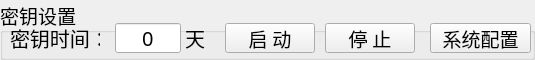
  <widget class="QGroupBox" name="gBox_otherSet_2">
   <property name="geometry">
    <rect>
     <x>260</x>
     <y>215</y>
     <width>535</width>
     <height>60</height>
    </rect>
   </property>
   <property name="font">
    <font>
     <family>文泉驿等宽微米黑</family>
     <pointsize>14</pointsize>
     <weight>50</weight>
     <italic>false</italic>
     <bold>false</bold>
    </font>
   </property>
   <property name="styleSheet">
    <string notr="true">QCheckBox#checkBox_printError{
color: rgb(0, 0, 0);
border:1px solid;
border-radius:10px;
background-color: rgb(240, 237, 39);
}
QCheckBox#checkBox_printAlarm{
color: rgb(0, 0, 0);
border:1px solid;
border-radius:10px;
background-color: rgb(217, 70, 38);
}
/*RadioButton和checkbox字体和间距设置*/
QCheckBox{
    spacing: 10px;
}

QCheckBox::indicator{
width:12px;
height:12px;
margin-left:5px;
image: url(:/Image/uncheck.png);
}

QCheckBox::indicator::unchecked {
image: url(:/Image/uncheck.png);
}
QCheckBox::indicator::checked {
image: url(:/Image/checked.png);
}</string>
   </property>
   <property name="title">
    <string>密钥设置</string>
   </property>
   <widget class="QPushButton" name="pBtn_keyStart">
    <property name="geometry">
     <rect>
      <x>225</x>
      <y>23</y>
      <width>90</width>
      <height>30</height>
     </rect>
    </property>
    <property name="font">
     <font>
      <family>文泉驿等宽微米黑</family>
      <pointsize>14</pointsize>
      <weight>50</weight>
      <italic>false</italic>
      <bold>false</bold>
     </font>
    </property>
    <property name="focusPolicy">
     <enum>Qt::NoFocus</enum>
    </property>
    <property name="styleSheet">
     <string notr="true"/>
    </property>
    <property name="text">
     <string>启 动</string>
    </property>
   </widget>
   <widget class="QPushButton" name="pBtn_keyStop">
    <property name="geometry">
     <rect>
      <x>325</x>
      <y>23</y>
      <width>90</width>
      <height>30</height>
     </rect>
    </property>
    <property name="font">
     <font>
      <family>文泉驿等宽微米黑</family>
      <pointsize>14</pointsize>
      <weight>50</weight>
      <italic>false</italic>
      <bold>false</bold>
     </font>
    </property>
    <property name="focusPolicy">
     <enum>Qt::NoFocus</enum>
    </property>
    <property name="styleSheet">
     <string notr="true"/>
    </property>
    <property name="text">
     <string>停 止</string>
    </property>
   </widget>
   <widget class="QLabel" name="lb_keyTime">
    <property name="geometry">
     <rect>
      <x>10</x>
      <y>23</y>
      <width>90</width>
      <height>30</height>
     </rect>
    </property>
    <property name="font">
     <font>
      <family>文泉驿等宽微米黑</family>
      <pointsize>15</pointsize>
      <weight>50</weight>
      <italic>false</italic>
      <bold>false</bold>
     </font>
    </property>
    <property name="text">
     <string>密钥时间：</string>
    </property>
   </widget>
   <widget class="QLineEdit" name="lineEdit_keyNum">
    <property name="enabled">
     <bool>true</bool>
    </property>
    <property name="geometry">
     <rect>
      <x>115</x>
      <y>23</y>
      <width>66</width>
      <height>30</height>
     </rect>
    </property>
    <property name="font">
     <font>
      <family>文泉驿等宽微米黑</family>
      <pointsize>15</pointsize>
      <weight>50</weight>
      <italic>false</italic>
      <bold>false</bold>
     </font>
    </property>
    <property name="focusPolicy">
     <enum>Qt::ClickFocus</enum>
    </property>
    <property name="text">
     <string>0</string>
    </property>
    <property name="alignment">
     <set>Qt::AlignCenter</set>
    </property>
   </widget>
   <widget class="QLabel" name="lb_day">
    <property name="geometry">
     <rect>
      <x>185</x>
      <y>23</y>
      <width>21</width>
      <height>30</height>
     </rect>
    </property>
    <property name="font">
     <font>
      <family>文泉驿等宽微米黑</family>
      <pointsize>15</pointsize>
      <weight>50</weight>
      <italic>false</italic>
      <bold>false</bold>
     </font>
    </property>
    <property name="text">
     <string>天</string>
    </property>
   </widget>
   <widget class="QPushButton" name="pBtn_systemSet">
    <property name="geometry">
     <rect>
      <x>430</x>
      <y>23</y>
      <width>101</width>
      <height>30</height>
     </rect>
    </property>
    <property name="font">
     <font>
      <family>文泉驿等宽微米黑</family>
      <pointsize>14</pointsize>
      <weight>50</weight>
      <italic>false</italic>
      <bold>false</bold>
     </font>
    </property>
    <property name="focusPolicy">
     <enum>Qt::NoFocus</enum>
    </property>
    <property name="styleSheet">
     <string notr="true"/>
    </property>
    <property name="text">
     <string>系统配置</string>
    </property>
   </widget>
  </widget>
